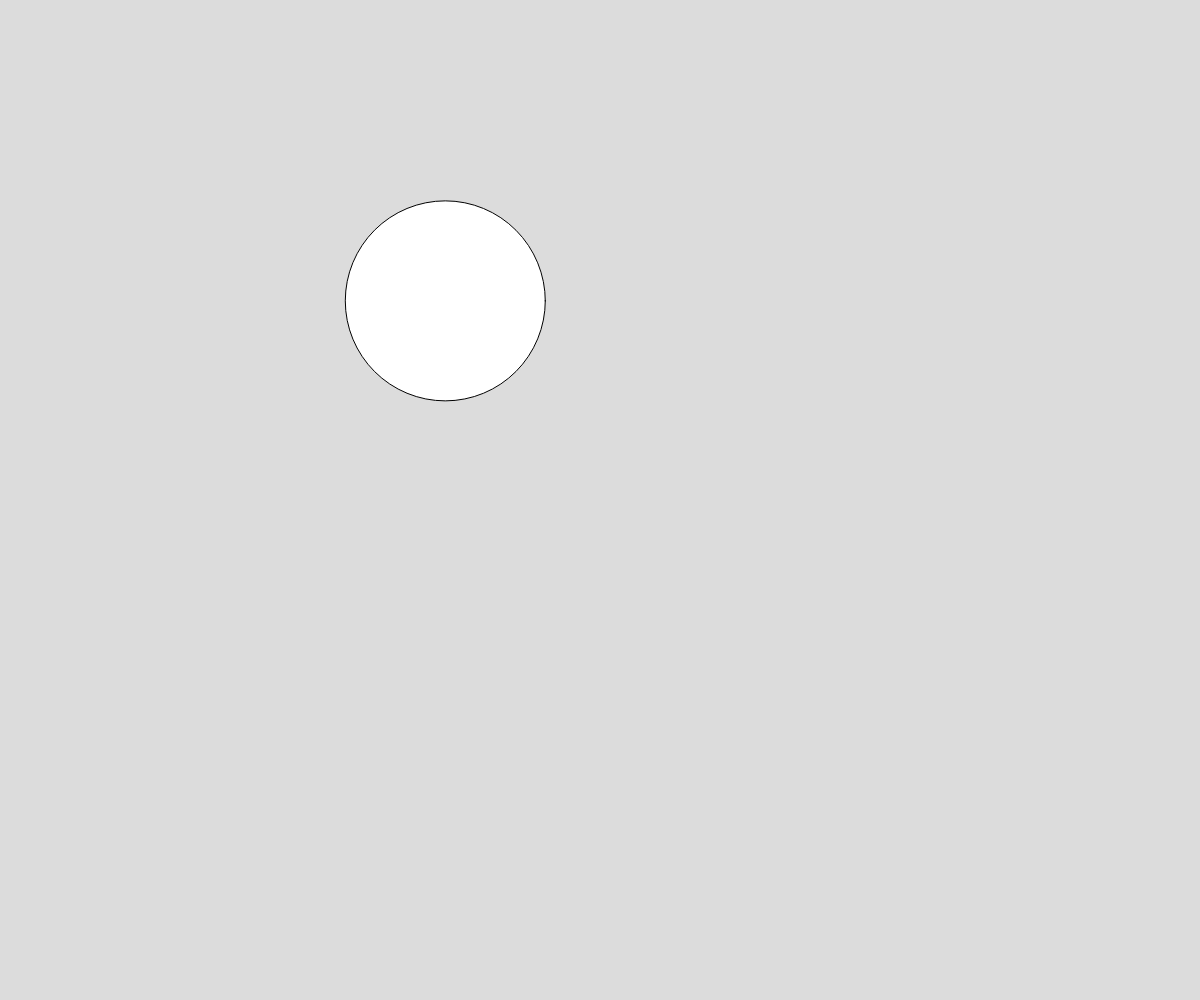
Frame 1 (no input)
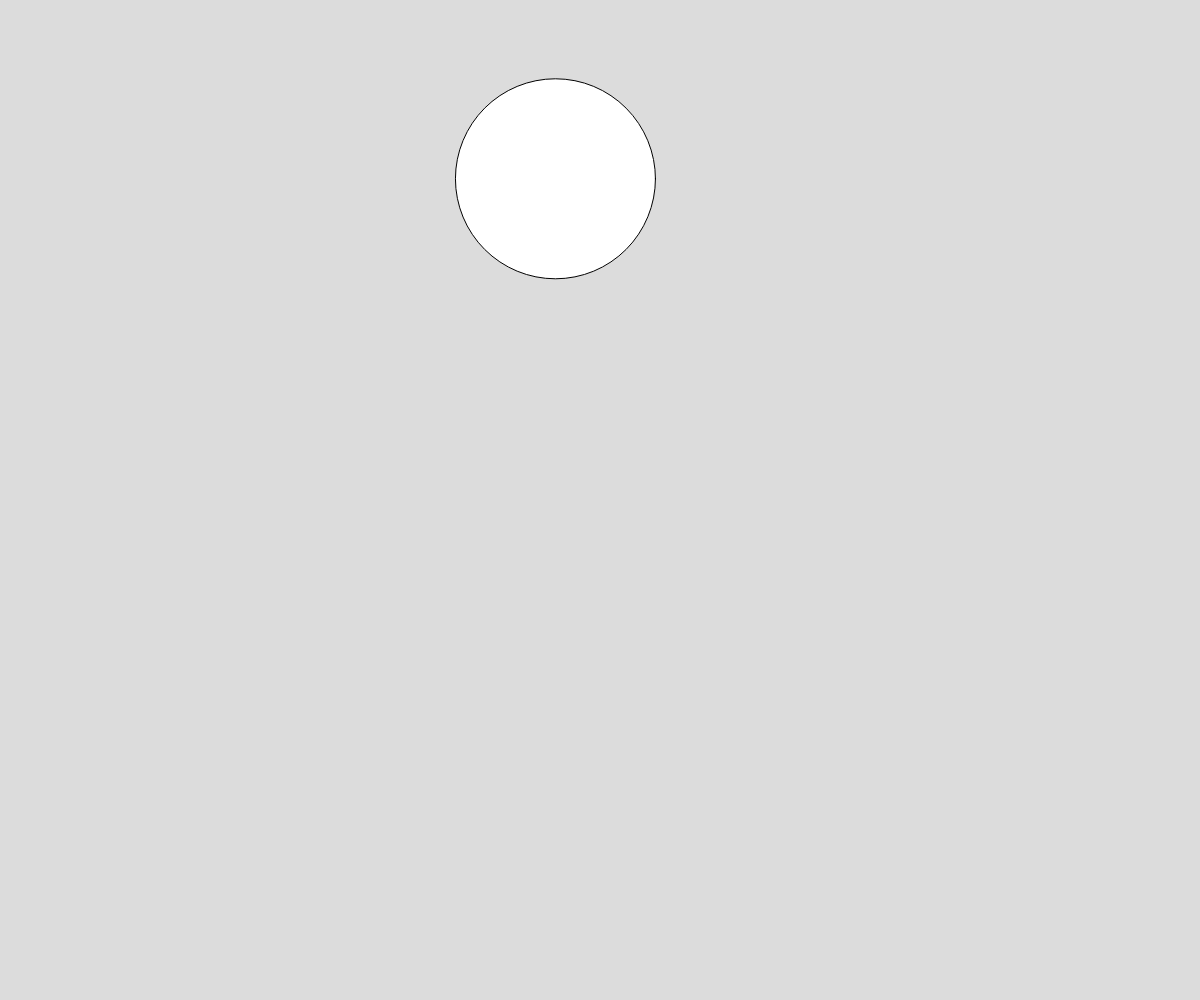
Frame 60 (no input)
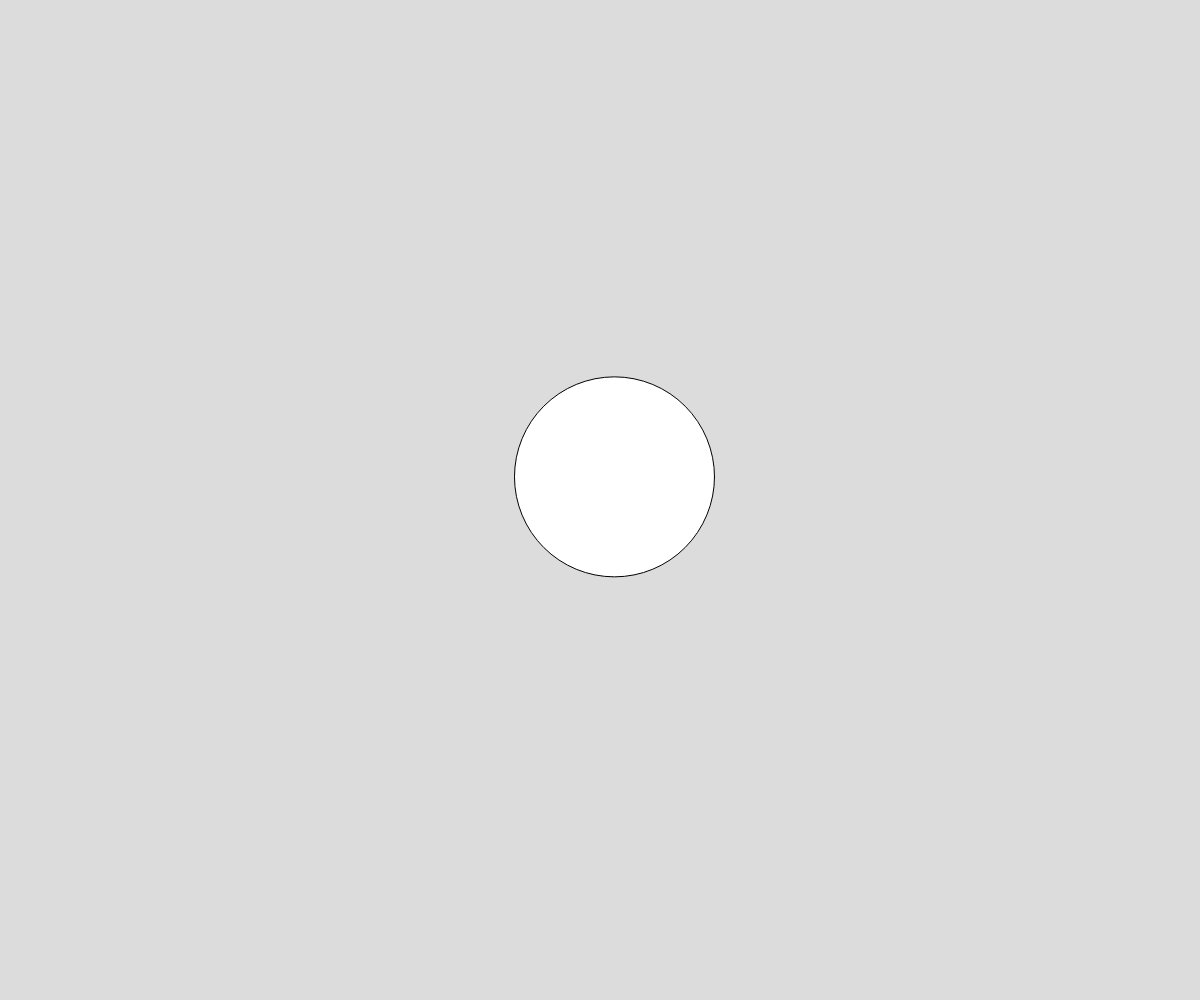
Frame 120 (the mouse pressed at the canvas centre since frame 60)

The p5.js sketch that drew these frames (run headless with seeded random() and noise() and a simulated clock; from frame 60 on, the mouse is pressed at the canvas centre):

// p5.js sketch
// ── sketch.js
// Images and noise and random

let x1, y1, x2, y2;
let d1, d2;
let noiseTime = 5, noiseSpeed = 0.01;

let mx, my;

function setup() {
  createCanvas(windowWidth, windowHeight);
  x1 = width*0.3;       y1 = height*0.5;
  x2 = width*0.7;       y2 = height*0.5;
  mx = width*0.5;       my = height*0.2;
}

function draw() {
  background(220);
  // randomCircle();
  // noiseCircle();
  noiseMove();
}

// function randomCircle(){
//   fill(50,150,250);
//   d1 = random(5,300);
//   circle(x1,y1,d1);
// }

// function noiseCircle(){
//   d2 = noise(noiseTime);
//   noiseTime += noiseSpeed;
//   d2 = map (d2, 0, 1, 5, 200);
//   circle(x2, y2, d2);
// }

function noiseMove(){
  mx = noise(noiseTime);
  noiseTime += 1;
  mx = map (mx, 0, 1, 0, width);

  my = noise(noiseTime);
  noiseTime += 0.02;
  my = map (my, 0, 1, 0, height);
  circle(mx, my, 200);
}
